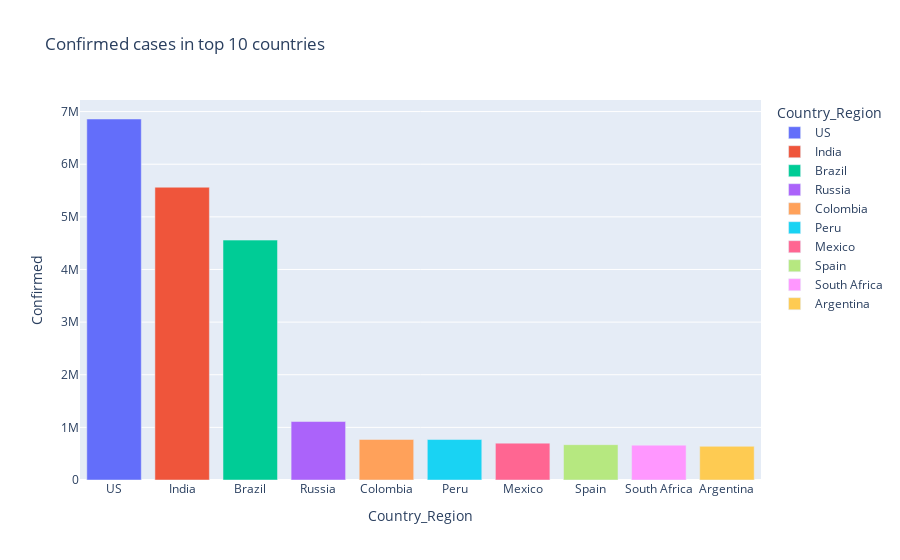

This figure's notebook cell:
### Code cell
px.bar(Sorted_country_df.head(10),x = "Country_Region",y="Confirmed",color ="Country_Region" ,title="Confirmed cases in top 10 countries")

### Figure 1 — Plotly figure (JSON) as saved in the notebook; plotly's stock layout.template omitted (floating-point values rounded to 4 significant figures)
{"data": [{"alignmentgroup": "True", "hovertemplate": "Country_Region=%{x}<br>Confirmed=%{y}<extra></extra>", "legendgroup": "US", "marker": {"color": "#636efa"}, "name": "US", "offsetgroup": "US", "orientation": "v", "showlegend": true, "textposition": "auto", "type": "bar", "x": ["US"], "xaxis": "x", "y": [6859117], "yaxis": "y"}, {"alignmentgroup": "True", "hovertemplate": "Country_Region=%{x}<br>Confirmed=%{y}<extra></extra>", "legendgroup": "India", "marker": {"color": "#EF553B"}, "name": "India", "offsetgroup": "India", "orientation": "v", "showlegend": true, "textposition": "auto", "type": "bar", "x": ["India"], "xaxis": "x", "y": [5562663], "yaxis": "y"}, {"alignmentgroup": "True", "hovertemplate": "Country_Region=%{x}<br>Confirmed=%{y}<extra></extra>", "legendgroup": "Brazil", "marker": {"color": "#00cc96"}, "name": "Brazil", "offsetgroup": "Brazil", "orientation": "v", "showlegend": true, "textposition": "auto", "type": "bar", "x": ["Brazil"], "xaxis": "x", "y": [4558040], "yaxis": "y"}, {"alignmentgroup": "True", "hovertemplate": "Country_Region=%{x}<br>Confirmed=%{y}<extra></extra>", "legendgroup": "Russia", "marker": {"color": "#ab63fa"}, "name": "Russia", "offsetgroup": "Russia", "orientation": "v", "showlegend": true, "textposition": "auto", "type": "bar", "x": ["Russia"], "xaxis": "x", "y": [1111157], "yaxis": "y"}, {"alignmentgroup": "True", "hovertemplate": "Country_Region=%{x}<br>Confirmed=%{y}<extra></extra>", "legendgroup": "Colombia", "marker": {"color": "#FFA15A"}, "name": "Colombia", "offsetgroup": "Colombia", "orientation": "v", "showlegend": true, "textposition": "auto", "type": "bar", "x": ["Colombia"], "xaxis": "x", "y": [770435], "yaxis": "y"}, {"alignmentgroup": "True", "hovertemplate": "Country_Region=%{x}<br>Confirmed=%{y}<extra></extra>", "legendgroup": "Peru", "marker": {"color": "#19d3f3"}, "name": "Peru", "offsetgroup": "Peru", "orientation": "v", "showlegend": true, "textposition": "auto", "type": "bar", "x": ["Peru"], "xaxis": "x", "y": [768895], "yaxis": "y"}, {"alignmentgroup": "True", "hovertemplate": "Country_Region=%{x}<br>Confirmed=%{y}<extra></extra>", "legendgroup": "Mexico", "marker": {"color": "#FF6692"}, "name": "Mexico", "offsetgroup": "Mexico", "orientation": "v", "showlegend": true, "textposition": "auto", "type": "bar", "x": ["Mexico"], "xaxis": "x", "y": [700580], "yaxis": "y"}, {"alignmentgroup": "True", "hovertemplate": "Country_Region=%{x}<br>Confirmed=%{y}<extra></extra>", "legendgroup": "Spain", "marker": {"color": "#B6E880"}, "name": "Spain", "offsetgroup": "Spain", "orientation": "v", "showlegend": true, "textposition": "auto", "type": "bar", "x": ["Spain"], "xaxis": "x", "y": [671468], "yaxis": "y"}, {"alignmentgroup": "True", "hovertemplate": "Country_Region=%{x}<br>Confirmed=%{y}<extra></extra>", "legendgroup": "South Africa", "marker": {"color": "#FF97FF"}, "name": "South Africa", "offsetgroup": "South Africa", "orientation": "v", "showlegend": true, "textposition": "auto", "type": "bar", "x": ["South Africa"], "xaxis": "x", "y": [661936], "yaxis": "y"}, {"alignmentgroup": "True", "hovertemplate": "Country_Region=%{x}<br>Confirmed=%{y}<extra></extra>", "legendgroup": "Argentina", "marker": {"color": "#FECB52"}, "name": "Argentina", "offsetgroup": "Argentina", "orientation": "v", "showlegend": true, "textposition": "auto", "type": "bar", "x": ["Argentina"], "xaxis": "x", "y": [640147], "yaxis": "y"}], "layout": {"barmode": "relative", "legend": {"title": {"text": "Country_Region"}, "tracegroupgap": 0}, "title": {"text": "Confirmed cases in top 10 countries"}, "xaxis": {"anchor": "y", "categoryarray": ["US", "India", "Brazil", "Russia", "Colombia", "Peru", "Mexico", "Spain", "South Africa", "Argentina"], "categoryorder": "array", "domain": [0, 1], "title": {"text": "Country_Region"}}, "yaxis": {"anchor": "x", "domain": [0, 1], "title": {"text": "Confirmed"}}}}
